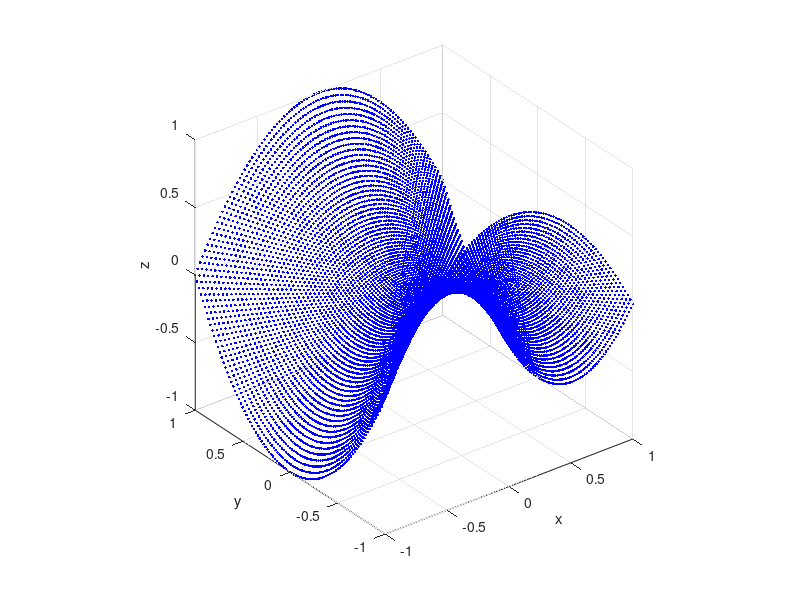

This chart was generated by the following MATLAB code:
clearvars, close all

%t = linspace(0,2*pi, 10000);

%f1 =  cos(t);
%f2 = sin(t);

%x = linspace(-5,5,1000);
%y = linspace(-5,5,1000);
[x y] = meshgrid(-1:0.02:1, -1:0.02:1 );
z =  y.^2 -(x.^2 );


figure(1);
plot3(x, y, z, "b.")
axis equal
grid on
xlabel('x')
ylabel('y')
zlabel('z')
set(gca, 'GridColor', [0,0,0])
set(gca, 'GridAlpha', 0.1)
set(gca, 'Layer', 'top')


%t1 = linspace(-10,10,10000);
%x = t1;
%y = t1.^2;
%figure(2);
%hold on
%plot(x, y, "b.")
%axis equal
%hold off


